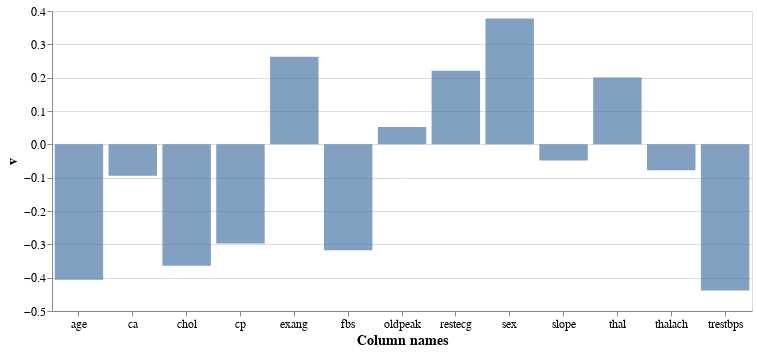

Notebook code cell kept with this figure:
### Code cell
# contribution of each feature for PC2
plot_pc(list(kaggle_df.columns[:13]), vt, 1)

### Figure 1 — Vega-Lite specification as saved in the notebook (floating-point values rounded to 4 significant figures)
{"config": {"view": {"continuousWidth": 400, "continuousHeight": 300}, "axis": {"labelFontSize": 12, "titleFontSize": 14}, "axisX": {"labelAngle": 0}}, "data": {"name": "data-7ae2b478307110c44b01650cbcfba89c"}, "mark": "bar", "encoding": {"opacity": {"value": 0.7}, "x": {"type": "nominal", "field": "Column names"}, "y": {"type": "quantitative", "field": "v"}}, "width": 700, "$schema": "https://vega.github.io/schema/vega-lite/v4.8.1.json", "datasets": {"data-7ae2b478307110c44b01650cbcfba89c": [{"v": -0.4061, "Column names": "age"}, {"v": 0.3778, "Column names": "sex"}, {"v": -0.2973, "Column names": "cp"}, {"v": -0.4382, "Column names": "trestbps"}, {"v": -0.3645, "Column names": "chol"}, {"v": -0.3174, "Column names": "fbs"}, {"v": 0.2209, "Column names": "restecg"}, {"v": -0.07788, "Column names": "thalach"}, {"v": 0.2631, "Column names": "exang"}, {"v": 0.05225, "Column names": "oldpeak"}, {"v": -0.04837, "Column names": "slope"}, {"v": -0.09415, "Column names": "ca"}, {"v": 0.2007, "Column names": "thal"}]}}
